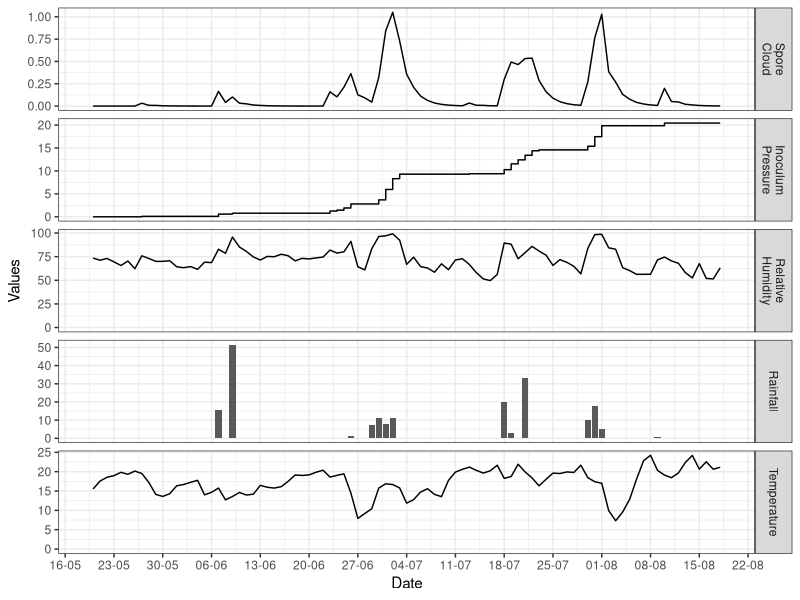

Recreate this plot in R. (Note: this script raises an error after producing the figure.)
library(readr)
library(dplyr)
library(tidyr)
library(ggplot2)
library(scales)

teste = read_delim('LONDRINA_2011.csv',
                   delim = ';',
                   col_types = cols(dd = col_date(format = "%Y-%m-%d"))) %>%
  mutate(chcp = cumsum(hcp)) %>%
  select(dd, temp, chuva, ur, dif_adj_lag3, diaFavInf, chcp) %>%
  gather(variable, value, -dd) %>%
  mutate(variable = factor(variable,
                           levels = c('temp', 'chuva', 'ur',
                                      'chcp', 'dif_adj_lag3', 'diaFavInf')))

annDate = teste %>%
  filter(variable %in% c('diaFavInf', 'chcp','dif_adj_lag3')) %>%
  spread(variable, value) %>%
  filter(chcp >= 30, diaFavInf == 1,dif_adj_lag3>=0.4) %>%
  select(dd) %>% as.data.frame

dGraph = teste %>% filter(variable != 'diaFavInf')

varNames = c(
  temp = "Temperature",
  chuva = "Rainfall",
  ur = "Relative\nHumidity",
  chcp = "Inoculum\nPressure",
  dif_adj_lag3 = "Spore\nCloud"
)

p<-ggplot(dGraph,
          aes(x = dd, y = value, ymin = 0, ymax = value)) +
  facet_grid(variable~., scales = "free",
             as.table = FALSE,
             labeller = labeller( variable = varNames, .multi_line = TRUE )) +
  geom_step(data = teste %>%
              filter(variable %in% c( 'chcp'))) +
  geom_bar(data = teste %>%
             filter(variable %in% c('chuva')),stat= "identity") +
  geom_line(data = teste %>%
              filter(variable %in% c('ur', 'temp', 'dif_adj_lag3'))) +
  theme_bw() + xlab("Date") + ylab("Values")+
  scale_x_date(date_breaks = "1 week",labels = date_format("%d-%m"))

p = if(nrow(annDate) > 0) {
  p + annotate("rect", xmin=annDate$dd, xmax = annDate$dd+1,
               ymin=-Inf, ymax=Inf, alpha=0.2, fill="red") 
} 

p+ ggsave(filename = "Figure 3.png",width=8, height=10, dpi=600 )
